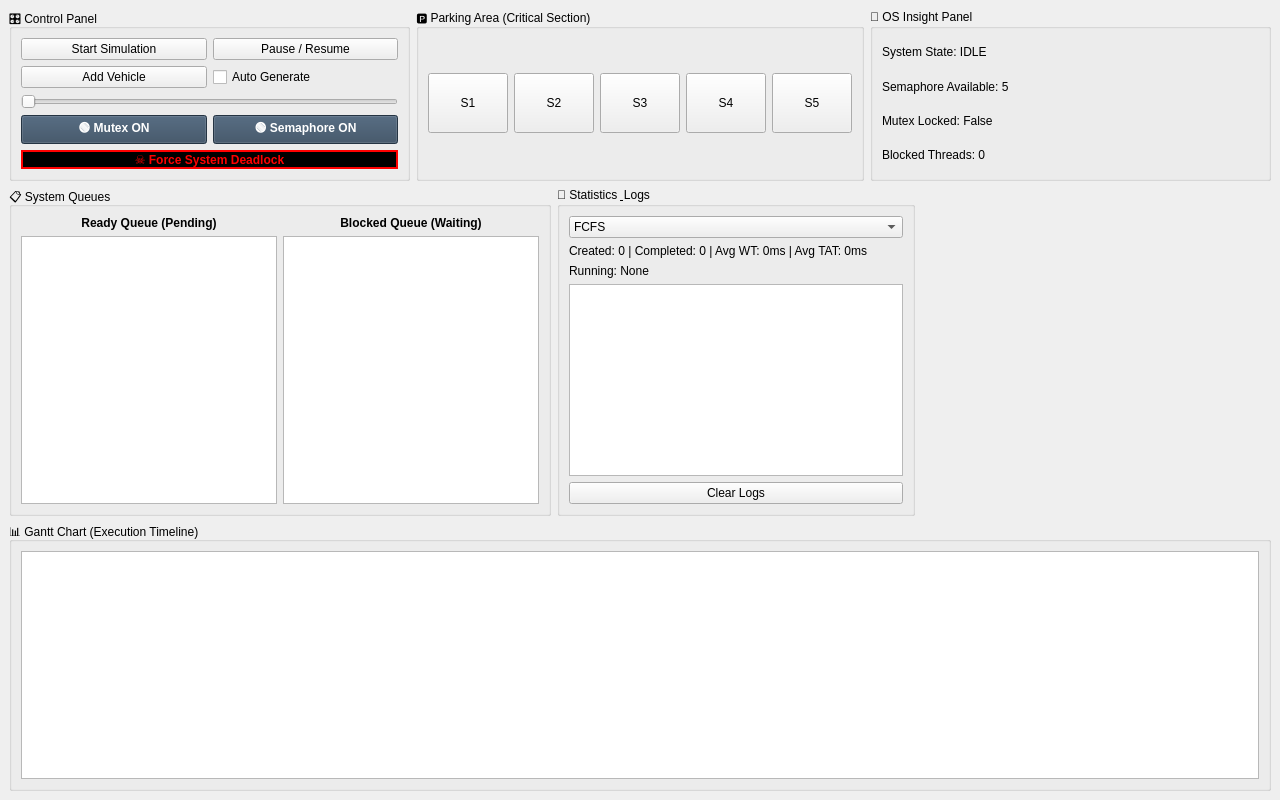
<?xml version="1.0" encoding="UTF-8"?>
<ui version="4.0">
 <class>MainWindow</class>
 <widget class="QMainWindow" name="MainWindow">
  <property name="geometry"><rect><x>0</x><y>0</y><width>1280</width><height>800</height></rect></property>
  <property name="windowTitle"><string>Ultimate OS Simulator: Smart Parking</string></property>
  <widget class="QWidget" name="centralwidget">
   <layout class="QVBoxLayout" name="verticalLayout">
    <item>
     <layout class="QHBoxLayout" name="topLayout">
      <item>
       <widget class="QGroupBox" name="grpControl">
        <property name="title"><string>🎛️ Control Panel</string></property>
        <layout class="QGridLayout" name="gridLayout1">
         <item row="0" column="0"><widget class="QPushButton" name="btnStart"><property name="text"><string>Start Simulation</string></property></widget></item>
         <item row="0" column="1"><widget class="QPushButton" name="btnPause"><property name="text"><string>Pause / Resume</string></property></widget></item>
         <item row="1" column="0"><widget class="QPushButton" name="btnAdd"><property name="text"><string>Add Vehicle</string></property></widget></item>
         <item row="1" column="1"><widget class="QCheckBox" name="chkAutoGen"><property name="text"><string>Auto Generate</string></property></widget></item>
         <item row="2" column="0" colspan="2"><widget class="QSlider" name="sliderSpeed"><property name="orientation"><enum>Qt::Horizontal</enum></property><property name="minimum"><number>1</number></property><property name="maximum"><number>5</number></property></widget></item>
         <item row="3" column="0"><widget class="QPushButton" name="btnToggleMutex"><property name="text"><string>🟢 Mutex ON</string></property><property name="styleSheet"><string>background-color: #34495e; color: white; font-weight: bold;</string></property></widget></item>
         <item row="3" column="1"><widget class="QPushButton" name="btnToggleSemaphore"><property name="text"><string>🟢 Semaphore ON</string></property><property name="styleSheet"><string>background-color: #34495e; color: white; font-weight: bold;</string></property></widget></item>
         <item row="4" column="0" colspan="2"><widget class="QPushButton" name="btnDeadlock"><property name="text"><string>☠️ Force System Deadlock</string></property><property name="styleSheet"><string>background-color: black; color: red; font-weight: bold; border: 2px solid red;</string></property></widget></item>
        </layout>
       </widget>
      </item>
      <item>
       <widget class="QGroupBox" name="grpParking">
        <property name="title"><string>🅿️ Parking Area (Critical Section)</string></property>
        <layout class="QHBoxLayout" name="slotLayout">
         <item><widget class="QPushButton" name="btnSlot1"><property name="minimumSize"><size><width>60</width><height>60</height></size></property><property name="text"><string>S1</string></property></widget></item>
         <item><widget class="QPushButton" name="btnSlot2"><property name="minimumSize"><size><width>60</width><height>60</height></size></property><property name="text"><string>S2</string></property></widget></item>
         <item><widget class="QPushButton" name="btnSlot3"><property name="minimumSize"><size><width>60</width><height>60</height></size></property><property name="text"><string>S3</string></property></widget></item>
         <item><widget class="QPushButton" name="btnSlot4"><property name="minimumSize"><size><width>60</width><height>60</height></size></property><property name="text"><string>S4</string></property></widget></item>
         <item><widget class="QPushButton" name="btnSlot5"><property name="minimumSize"><size><width>60</width><height>60</height></size></property><property name="text"><string>S5</string></property></widget></item>
        </layout>
       </widget>
      </item>
      <item>
       <widget class="QGroupBox" name="grpDebug">
        <property name="title"><string>🧪 OS Insight Panel</string></property>
        <layout class="QVBoxLayout" name="verticalLayout_2">
         <item><widget class="QLabel" name="lblState"><property name="text"><string>System State: IDLE</string></property></widget></item>
         <item><widget class="QLabel" name="lblSem"><property name="text"><string>Semaphore Available: 5</string></property></widget></item>
         <item><widget class="QLabel" name="lblMutex"><property name="text"><string>Mutex Locked: False</string></property></widget></item>
         <item><widget class="QLabel" name="lblBlocked"><property name="text"><string>Blocked Threads: 0</string></property></widget></item>
        </layout>
       </widget>
      </item>
     </layout>
    </item>
    <item>
     <layout class="QHBoxLayout" name="midLayout">
      <item>
       <widget class="QGroupBox" name="grpQueues">
        <property name="title"><string>📋 System Queues</string></property>
        <layout class="QGridLayout" name="gridLayoutQueues">
         <item row="0" column="0">
          <widget class="QLabel" name="lblReadyTitle">
           <property name="text"><string>Ready Queue (Pending)</string></property>
           <property name="font"><font><bold>true</bold></font></property>
           <property name="alignment"><set>Qt::AlignCenter</set></property>
          </widget>
         </item>
         <item row="0" column="1">
          <widget class="QLabel" name="lblBlockedTitle">
           <property name="text"><string>Blocked Queue (Waiting)</string></property>
           <property name="font"><font><bold>true</bold></font></property>
           <property name="alignment"><set>Qt::AlignCenter</set></property>
          </widget>
         </item>
         <item row="1" column="0">
          <widget class="QListWidget" name="listReady">
           <property name="minimumWidth"><number>260</number></property>
          </widget>
         </item>
         <item row="1" column="1">
          <widget class="QListWidget" name="listWaiting">
           <property name="minimumWidth"><number>260</number></property>
          </widget>
         </item>
        </layout>
       </widget>
      </item>
      <item>
       <widget class="QGroupBox" name="grpStats">
        <property name="title"><string>📌 Statistics &amp; Logs</string></property>
        <layout class="QVBoxLayout" name="verticalLayout_3">
         <item><widget class="QComboBox" name="comboAlgo">
          <item><property name="text"><string>FCFS</string></property></item>
          <item><property name="text"><string>SJF</string></property></item>
          <item><property name="text"><string>Priority</string></property></item>
         </widget></item>
         <item><widget class="QLabel" name="lblMetrics"><property name="text"><string>Created: 0 | Completed: 0 | Avg WT: 0ms | Avg TAT: 0ms</string></property></widget></item>
         <item><widget class="QLabel" name="lblRunning"><property name="text"><string>Running: None</string></property></widget></item>
         <item><widget class="QTextEdit" name="txtLog"><property name="readOnly"><bool>true</bool></property></widget></item>
         <item><widget class="QPushButton" name="btnClear"><property name="text"><string>Clear Logs</string></property></widget></item>
        </layout>
       </widget>
      </item>
      <item>
       <widget class="QChartView" name="chartView" native="true">
        <property name="minimumSize"><size><width>350</width><height>0</height></size></property>
       </widget>
      </item>
     </layout>
    </item>
    <item>
     <widget class="QGroupBox" name="grpGantt">
      <property name="title"><string>📊 Gantt Chart (Execution Timeline)</string></property>
      <layout class="QVBoxLayout" name="verticalLayout_4">
       <item><widget class="QGraphicsView" name="ganttView"><property name="maximumHeight"><number>80</number></property></widget></item>
      </layout>
     </widget>
    </item>
   </layout>
  </widget>
 </widget>
 <customwidgets>
  <customwidget>
   <class>QChartView</class>
   <extends>QWidget</extends>
   <header>QtCharts/QChartView</header>
   <container>1</container>
  </customwidget>
 </customwidgets>
</ui>
